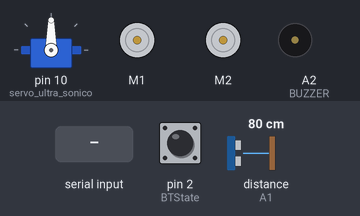
Bench run of a sketch on a simulated Arduino Uno, built with avr-gcc and run on an emulated ATmega328P. Parts: servo, 2 × DC motor (green arrow = forward, orange = backward, longer = faster), buzzer (waves = sounding, pin HIGH). The inputs (shaded band) are chosen by the test bench; at power-on: distance to the obstacle (sensor on A1) 80 cm, pin 2 (BTState) HIGH. The echo pulse lasts 58.3 µs per cm; pins used as bus, display or sensor lines are not drawn; what the sketch prints to the serial monitor is not drawn.

Above: at 1.2 s.
1.3 s: "X" received over Serial
At 2.0 s:
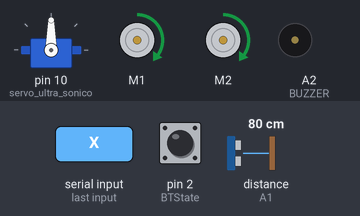
3.0 s: distance to the obstacle (sensor on A1) set to 33 cm
4.5 s: distance to the obstacle (sensor on A1) set to 26 cm
At 5.5 s:
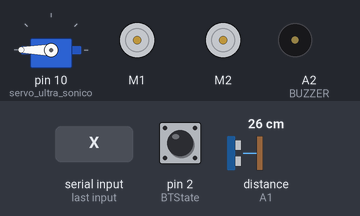
7.5 s: distance to the obstacle (sensor on A1) set to 35 cm
At 9.06 s:
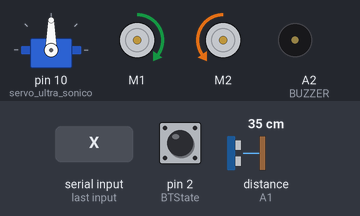
Timing chart, 0 to 10.8 s (numbered marks = the images above; inputs shaded):
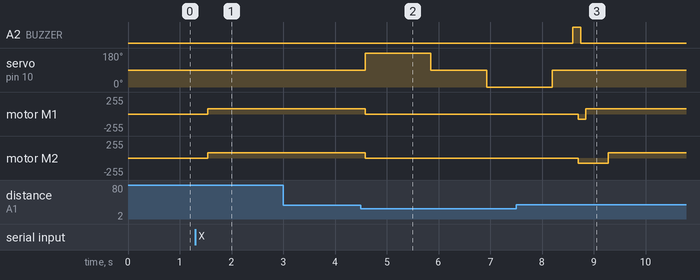

Measured:
- the behaviour switches between 30 and 29 cm on distance to the obstacle (sensor on A1) (found by bisection; images 1 and 2)
- after the input at 1.3 s, motor M1, motor M2: stopped → forward 80/255 after 0.24 s
- after the input at 3.0 s, every drawn part: stays the same
- after the input at 4.5 s, servo on pin 10 (servo_ultra_sonico): 90° → 180° after 0.08 s, → 90° 1.3 s later, → 0° 1.1 s later; motor M1, motor M2: forward 80/255 → stopped after 0.08 s
- after the input at 7.5 s, servo on pin 10 (servo_ultra_sonico): goes on until 8.2 s, then stays 90°

The sketch:

Carro_Arduino.ino
```cpp
/* --- PROJETO EXPOCANP: CONSTRUINDO UM PROTÓTIPO DE CARRO AUTÔNOMO UTILIZANDO A PLATAFORMA ARDUINO ---
 * CÓDIGO CRIADO COM BASE EM CÓDIGOS DOS AUTORES: http://seurobo.com.br/ E http://www.usinainfo.com.br/
 */

#include <Servo.h>    // inclui biblioteca de manipulação de servos motores.
#include <AFMotor.h>   // inclui biblioteca de manipulação de motores DCs.

//Definindo os pinos
#define trigPin A0 //Pino TRIG do sensor no pino analógico A0
#define echoPin A1 //Pino ECHO do sensor no pino analógico A1
#define BUZZER A2  // Define o pino do buzzer (Som) no pino ANALÓGICO A0
AF_DCMotor motor1(1);    // Define o motor1 ligado ao M1
AF_DCMotor motor2(2);    // Define o motor2 ligado ao M2

int TempoGirar = 1;//Esse é o tempo para o robô girar em 45º com uma bateria de 9v.
int distanciaObstaculo = 30; //Distância para o robô parar e recalcular o melhor caminho
int velocidadeMotores = 80; //Velocidade que os motores funcionarão na bateria 9v. Para a bateria 9v a velocidade 80 é ideal
Servo servo_ultra_sonico; //Nomeando o servo motor

//Variáveis  para o sensor ultrassonico
long duracao;
long distancia_cm = 0;
int minimumRange = 5; //Tempo de resposta do sensor
int maximumRange = 200;

const int BTState = 2;    // Define o Pino 2 como o pino de comunicação do Bluetooth.

// Variáveis Úteis
int i = 0;
int j = 0;
int state_rec;
int vSpeed = 200;   // Define velocidade padrão 0 < x < 255.
char state;
char car_mode = 'M';

void setup(){
  Serial.begin(9600); // Inicializa a comunicação serial para mostrar dados
  servo_ultra_sonico.attach(10);  // Define o mini servo motor ligado no pino digital 10.
  pinMode(trigPin, OUTPUT); //Define o pino TRIG como saída
  pinMode(echoPin, INPUT);  // Define o pino ECHO como entrada
  pinMode(BUZZER, OUTPUT);   // Define o pino do buzzer como saída
  pinMode(BTState, INPUT);
  motor1.setSpeed(velocidadeMotores);     // Define a velocidade para os motores. A velocidade máxima é 255.
  motor2.setSpeed(velocidadeMotores);     // Usamos uma bateria de 9v 450mAh, com ela a velocidade ficou boa. Mas dependendo da bateria utilizada a velocidade deverá ser utilizada. Não use pilhas, pois são fracas
  servo_ultra_sonico.write(90);   // O servo do sensor se inicia a 90 graus (meio)
  rotacao_Parado;  // Inica com os motores parados
}

void loop(){
  // Para o carro quando a conexão com Bluetooth é perdida ou desconectada.
  if (digitalRead(BTState) == LOW) {
    state_rec = 'S';
    car_mode = 'M';
  }

  // Salva os valores da variável 'state'
  if (Serial.available() > 0) {
    state_rec = Serial.read();
    state = state_rec;
    //   Serial.println(vSpeed);

    if(state == 'X'){
      car_mode = 'A';
    }
    if(state == 'x'){
      car_mode = 'M';
    }
  }


  if (car_mode == 'A') {
      reposicionaServoSonar(); //Coloca o servo para olhar a frente
      int distancia = lerSonar(); // Ler o sensor de distância
      Serial.print("distancia em cm: ");
      Serial.println(distancia);   // Exibe no serial monitor
      if (distancia > distanciaObstaculo) {  // Se a distância for maior que 20 cm
        rotacao_Frente(); //robô anda para frente
      }else{
        rotacao_Parado();  //para o robô
        posicionaCarroMelhorCaminho(); //calcula o melhor caminho
        //pensar();
      }
  }
  if(car_mode == 'M'){
    // Altera a velocidade de acordo com valores especificados.
    if (state == '0') velocidadeMotores = 0;
    else if (state == '1') velocidadeMotores = 10;
    else if (state == '2') velocidadeMotores = 20;
    else if (state == '3') velocidadeMotores = 30;
    else if (state == '4') velocidadeMotores = 40;
    else if (state == '5') velocidadeMotores = 50;
    else if (state == '6') velocidadeMotores = 60;
    else if (state == '7') velocidadeMotores = 70;
    else if (state == '8') velocidadeMotores = 80;
    else if (state == '9') velocidadeMotores = 90;
    else if (state == 'q') velocidadeMotores = 100;

    if (state != 'S') {
      Serial.print(state);
    }

    // Se o estado recebido for igual a 'F', o carro se movimenta para frente.
    if (state == 'F') {
      motor1.setSpeed(velocidadeMotores);
      motor2.setSpeed(velocidadeMotores);
      motor1.run(FORWARD);
      motor2.run(FORWARD);
    }

    else if (state == 'I') {  // Se o estado recebido for igual a 'I', o carro se movimenta para Frente Esquerda.
      motor1.setSpeed(velocidadeMotores);
      motor2.setSpeed(100 * 0.4);
      motor1.run(FORWARD);
      motor2.run(FORWARD);
    }

    else if (state == 'G') {   // Se o estado recebido for igual a 'G', o carro se movimenta para Frente Direita.
      motor1.setSpeed(100 * 0.4);
      motor2.setSpeed(velocidadeMotores);
      motor1.run(FORWARD);
      motor2.run(FORWARD);
    }

    else if (state == 'B') { // Se o estado recebido for igual a 'B', o carro se movimenta para trás.
      motor1.setSpeed(velocidadeMotores);
      motor2.setSpeed(velocidadeMotores);
      motor1.run(BACKWARD);
      motor2.run(BACKWARD);
    }

     else if (state == 'H') {  // Se o estado recebido for igual a 'H', o carro se movimenta para Trás Esquerda.
      motor1.setSpeed(velocidadeMotores);
      motor2.setSpeed(100 * 0.4);
      motor1.run(BACKWARD);
      motor2.run(BACKWARD);
    }

    else if (state == 'J') {  // Se o estado recebido for igual a 'J', o carro se movimenta para Trás Direita.
      motor1.setSpeed(100 * 0.4);
      motor2.setSpeed(velocidadeMotores);
      motor1.run(BACKWARD);
      motor2.run(BACKWARD);
    }

    else if (state == 'L') {   // Se o estado recebido for igual a 'L', o carro se movimenta para esquerda.
      motor1.setSpeed(velocidadeMotores);
      motor2.setSpeed(velocidadeMotores);
      motor1.run(BACKWARD);
      motor2.run(FORWARD);
    }
    else if (state == 'R') {   // Se o estado recebido for igual a 'R', o carro se movimenta para direita.
      motor1.setSpeed(velocidadeMotores);
      motor2.setSpeed(velocidadeMotores);
      motor1.run(FORWARD);
      motor2.run(BACKWARD);
    }
    else if (state == 'S') {   // Se o estado recebido for igual a 'S', o carro permanece parado.
      Serial.println(" Motor: Parar ");
      motor1.run(RELEASE); // Motor para
      motor2.run(RELEASE);
    }

    else if (state == 'V') { // Se o estado recebido for iguala 'V', aciona a buzina.
      if (j == 0) {
        digitalWrite(BUZZER, HIGH); // Liga o som
        j = 1;
      }
      else if (j == 1) {
        digitalWrite(BUZZER, LOW); // Liga o som
        j = 0;
      }
      state = 'n';
    }
  }
}

  // Função para chamar outras funções e definir o que o robô fará
void pensar(){
}

// Função para ler e calcular a distância do sensor ultrassônico
int lerSonar(){
  digitalWrite(trigPin, LOW); //não envia som
  delayMicroseconds(2);
  digitalWrite(trigPin,HIGH); //envia som
  delayMicroseconds(10);
  digitalWrite(trigPin,LOW); //não envia o som e espera o retorno do som enviado
  duracao = pulseIn(echoPin,HIGH); //Captura a duração em tempo do retorno do som.
  distancia_cm = duracao/56; //Calcula a distância
  delay(30);
  return distancia_cm; // Retorna a distância
}

// Função para calcular a distância do centro
int calcularDistanciaCentro(){
  servo_ultra_sonico.write(90);
  delay(20);
  int leituraDoSonar = lerSonar();  // Ler sensor de distância
  delay(500);
  leituraDoSonar = lerSonar();
  delay(500);
  Serial.print("Distancia do Centro: "); // Exibe no serial
  Serial.println(leituraDoSonar);
  return leituraDoSonar;       // Retorna a distância
}

// Função para calcular a distância da direita
int calcularDistanciaDireita(){
  servo_ultra_sonico.write(0);
  delay(200);
  int leituraDoSonar = lerSonar();
  delay(500);
  leituraDoSonar = lerSonar();
  delay(500);
  Serial.print("Distancia da Direita: ");
  Serial.println(leituraDoSonar);
  return leituraDoSonar;
}

// Função para calcular a distância da esquerda
int calcularDistanciaEsquerda(){
  servo_ultra_sonico.write(180);
  delay(200);
  int leituraDoSonar = lerSonar();
  delay(500);
  leituraDoSonar = lerSonar();
  delay(500);
  Serial.print("Distancia Esquerda: ");
  Serial.println(leituraDoSonar);
  return leituraDoSonar;
}

// Função para captar as distâncias lidas e calcular a melhor distância. Acesse: Seu Robô http://seurobo.com.br/
char calculaMelhorDistancia(){
  int esquerda = calcularDistanciaEsquerda();
  int centro = calcularDistanciaCentro();
  int direita = calcularDistanciaDireita();
  reposicionaServoSonar();
  int maiorDistancia = 0;
  char melhorDistancia = '0';
  if (centro > direita && centro > esquerda){
    melhorDistancia = 'c';
    maiorDistancia = centro;
  }else
  if (direita > centro && direita > esquerda){
    melhorDistancia = 'd';
    maiorDistancia = direita;
  }else
  if (esquerda > centro && esquerda > direita){
    melhorDistancia = 'e';
    maiorDistancia = esquerda;
  }
  if (maiorDistancia <= distanciaObstaculo) { //distância limite para parar o robô
    rotacao_Re();
    posicionaCarroMelhorCaminho();
  }
  reposicionaServoSonar();
  return melhorDistancia;
}

// Função para colocar o carrinho na melhor distância, isto é, girá-lo para a melhor distância
void posicionaCarroMelhorCaminho(){
  char melhorDist = calculaMelhorDistancia();
  Serial.print("melhor Distancia em cm: ");
  Serial.println(melhorDist);
  if (melhorDist == 'c'){
     motor1.run(FORWARD);
     motor2.run(FORWARD);
  }else if (melhorDist == 'd'){
    rotacao_Direita();
  }else if (melhorDist == 'e'){
     rotacao_Esquerda();
  }else{
    rotacao_Re();
  }
  reposicionaServoSonar();
}

// Função para deixar o sensor "olho" do robô no centro
void reposicionaServoSonar(){
  servo_ultra_sonico.write(90);
  delay(200);
}

// Função para fazer o carro parar
void rotacao_Parado(){
  Serial.println(" Motor: Parar ");
  motor1.run(RELEASE); // Motor para
  motor2.run(RELEASE);
}

// Função para fazer o robô andar para frente
void rotacao_Frente(){
  Serial.println("Motor: Frente ");
  motor1.run(FORWARD); // Roda vai para frente
  motor2.run(FORWARD);
  //delay(50);
}

// Função que faz o robô andar para trás e emite som quando ele dá ré
void rotacao_Re(){
  Serial.println("Motor: ré ");
  for (int i=0; i <= 3; i++){
     digitalWrite(BUZZER, HIGH); // Liga o som
     delay(100);
     motor1.run(BACKWARD);    // Roda vai para trás
     motor2.run(BACKWARD);    // Roda vai para trás
     delay(100);
     digitalWrite(BUZZER, LOW); // Desliga o som
     delay(100);
  }
  rotacao_Parado();
}

// Função que faz o robô virar à direita, http://loja.seurobo.com.br/
void rotacao_Direita(){
  digitalWrite(BUZZER, HIGH); // Liga o som
  delay(100);
  motor1.run(BACKWARD);    //o robô dá uma ré para não colidir ao girar
  motor2.run(BACKWARD);
  delay(50);
  digitalWrite(BUZZER, LOW); // Desliga o som
  delay(100);
  Serial.println(" Para a direita ");
  motor1.run(FORWARD); // Roda vai para frente
  motor2.run(BACKWARD); // Roda vai para trás
  delay(TempoGirar);
}

// Função que faz o robô virar à esquerda
void rotacao_Esquerda(){
  digitalWrite(BUZZER, HIGH); // Liga o som
  delay(100);
  motor1.run(BACKWARD);    // // O robô dá uma ré para não colidir ao girar
  motor2.run(BACKWARD);
  delay(50);
  digitalWrite(BUZZER, LOW); // Desliga o som
  delay(100);
  Serial.println(" Para a esquerda ");
  motor1.run(BACKWARD); // Roda vai para trás
  motor2.run(FORWARD); // Roda vai para frente
  delay(TempoGirar);
}
```
